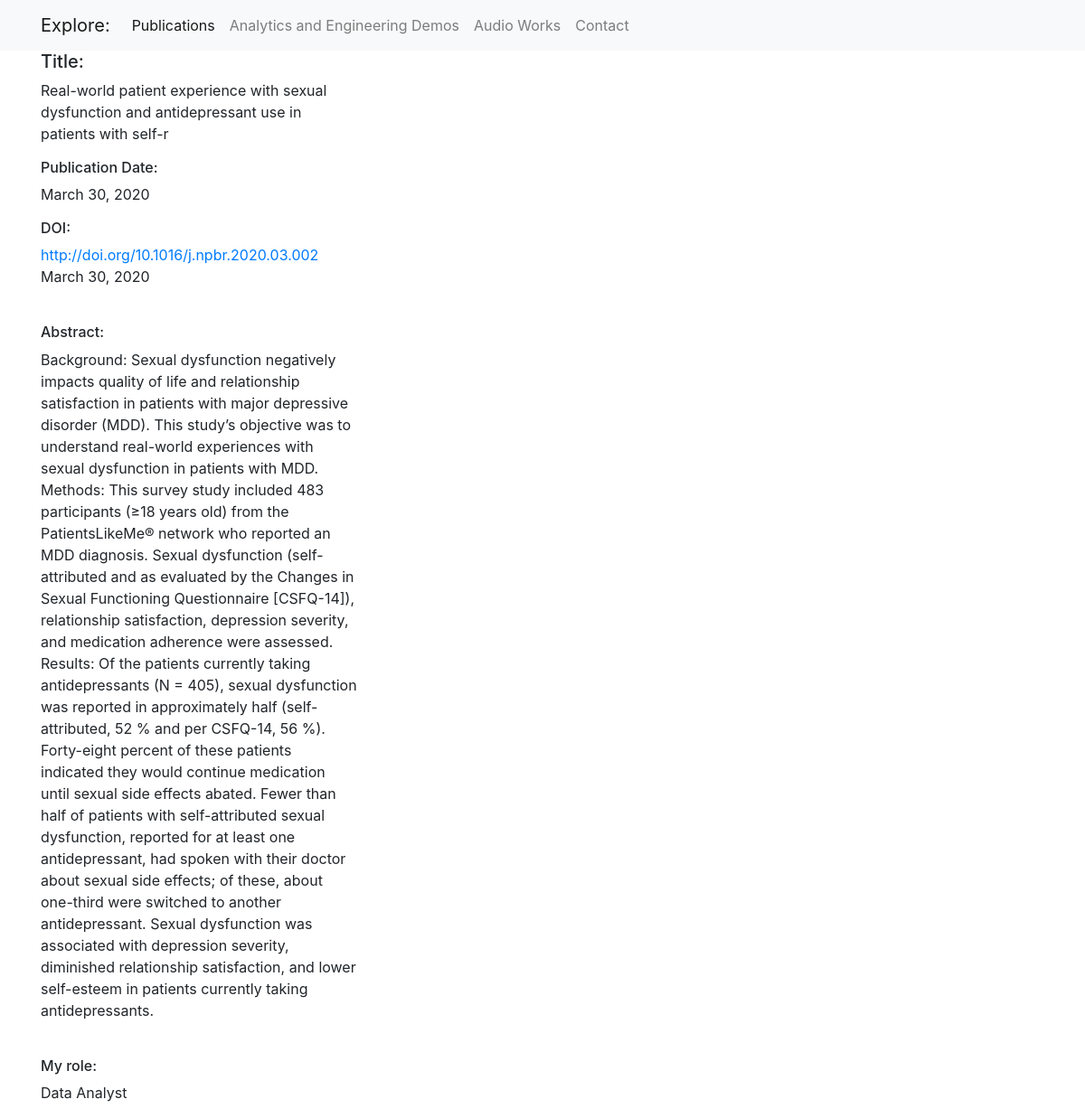
The page /publications/1/ on the database its author committed.
### publications/models.py (models this page shows)
class Publication(models.Model):
    title = models.CharField(max_length=100)
    publication_date = models.DateField()
    abstract = models.TextField()
    journal_name = models.CharField(max_length=100)
    role = models.CharField(max_length=20)
    weblink = models.URLField(max_length=200)

### publications/views.py (the view)
# urls.py: path("<int:pk>/", views.publication_detail, name="publication_detail"),
def publication_detail(request, pk):
    publication = Publication.objects.get(pk=pk)
    context = {
        'publication': publication
    }
    return render(request, 'publication_detail.html', context)

### publications/templates/publication_detail.html
{% extends "base.html" %}
{% load static %}
{% block page_content %}
<div class="row">
    <div class="col-md-4">
        <h5>Title:</h5>
        <p>{{ publication.title }}</p>
        <h6>Publication Date:</h6>
        <p>{{ publication.publication_date }}</p>
        <h6>DOI:</h6>
        <a href="{{ publication.weblink }}">{{ publication.weblink }}</a>
        <p>{{ publication.publication_date }}</p>
        <br>
        <h6>Abstract:</h6>
        <p>{{ publication.abstract }}</p>
        <br>
        <h6>My role:</h6>
        <p>{{ publication.role }}</p>
    </div>
</div>
{% endblock %}

### rows shown on the page
Publication: title "Real-world patient experience with sexual dysfunction and antidepressant use in patients with self-r", publication_date "March 30, 2020", weblink "http://doi.org/10.1016/j.npbr.2020.03.002", abstract "Background: Sexual dysfunction negatively impacts quality of life and relationship satisfaction in patients with major depressive disorder (MDD). This study’s objective was to understand real-world experiences with sexual dysfunction in patients with MDD. Methods: This survey study included 483 participants (≥18 years old) from the PatientsLikeMe® network who reported an MDD diagnosis. Sexual dysfunction (self-attributed and as evaluated by the Changes in Sexual Functioning Questionnaire [CSFQ-14]), relationship satisfaction, depression severity, and medication adherence were assessed. Results: Of the patients currently taking antidepressants (N = 405), sexual dysfunction was reported in…", role "Data Analyst"
